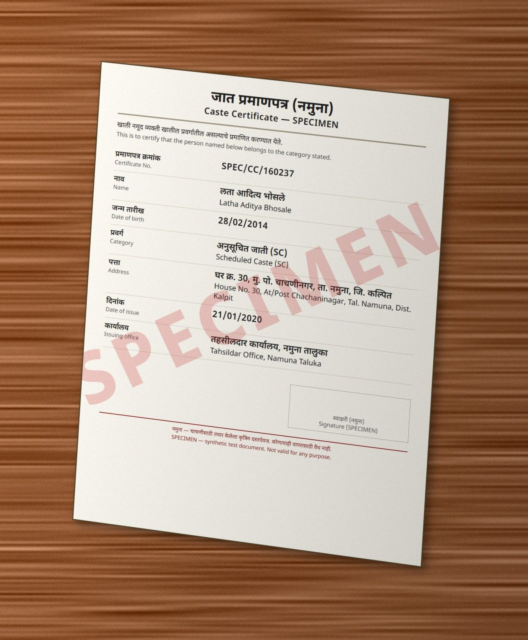
#> input picture data/sample/closeups/HH009/doc01.jpg, 1056 x 1280 px (shown at 1/2 size)
$ python -i mask.py   (imports and definitions only)
#> lines starting #> are read from the running program, lines starting #| are printed output that depends on the picture
#> further down, picture is the input picture: shape (1280, 1056, 3); mean B, G, R 124.7, 145.7, 175.6
"""Hiding identity numbers on document images before they are shown in the app (thumbnails).

- `valid_boxes`: keep only sensible normalized boxes (x0, y0, x1, y1 in 0-1) from the vision model's reply.
- `blur_boxes`: pixelate and blur each box, with padding (the model's boxes are approximate).
- `preview`: a coarse, unreadable version of a whole document, for documents whose type is not known yet.
"""

from typing import Any

import cv2
import numpy as np

Box = tuple[float, float, float, float]
MAX_BOX_AREA = 0.4  # a box covering more than this of the document is not a number
PAD_X, PAD_Y = 0.15, 0.6  # padding as a fraction of the box's own width / height
THUMB_LONG_SIDE = 480


def valid_boxes(raw: Any) -> list[Box]:
    """Boxes from the model's reply ([{x0, y0, x1, y1}, ...]), clamped to the image; malformed ones dropped."""
    out: list[Box] = []
    for b in raw if isinstance(raw, list) else []:
        try:
            x0, y0, x1, y1 = (float(b[k]) for k in ("x0", "y0", "x1", "y1"))
        except (KeyError, TypeError, ValueError):
            continue
        x0, x1 = sorted((min(max(x0, 0.0), 1.0), min(max(x1, 0.0), 1.0)))
        y0, y1 = sorted((min(max(y0, 0.0), 1.0), min(max(y1, 0.0), 1.0)))
        if x1 - x0 < 0.02 or y1 - y0 < 0.005 or (x1 - x0) * (y1 - y0) > MAX_BOX_AREA:
            continue
        out.append((x0, y0, x1, y1))
    return out


def _pixelate(region: np.ndarray, cell: int) -> np.ndarray:
#> called with cell = 53
    h, w = region.shape[:2]
#> h = 1280; w = 1056
    small = cv2.resize(region, (max(1, w // cell), max(1, h // cell)), interpolation=cv2.INTER_AREA)
    coarse = cv2.resize(small, (w, h), interpolation=cv2.INTER_NEAREST)
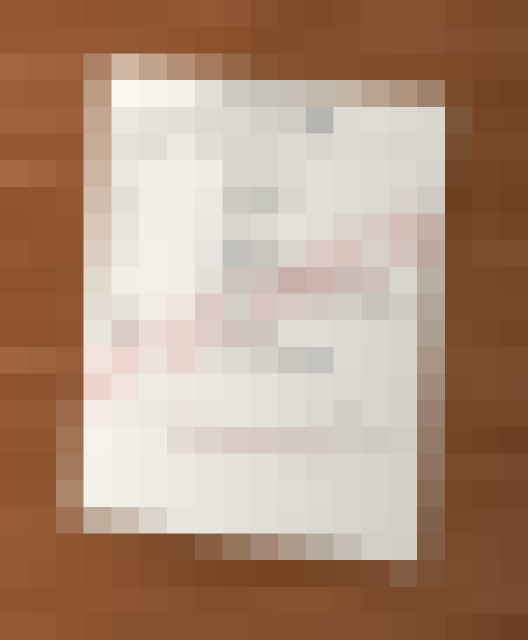
#> coarse: shape (1280, 1056, 3) (shown at 1/2 size); mean of channels 0, 1, 2 124.8, 145.7, 175.6; drawn as B, G, R
    k = max(3, (min(h, w) // 2) | 1)
#> k = 529
    return cv2.GaussianBlur(coarse, (k, k), 0)
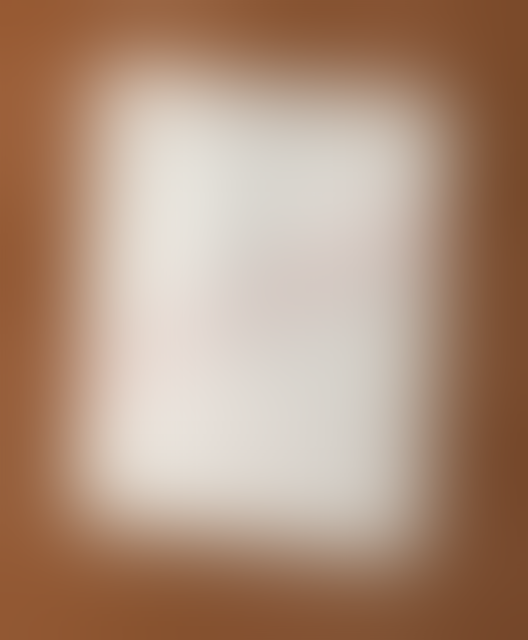
#> returned value: shape (1280, 1056, 3) (shown at 1/2 size); mean of channels 0, 1, 2 124.8, 145.8, 175.7; drawn as B, G, R


def blur_boxes(image: np.ndarray, boxes: list[Box]) -> np.ndarray:
    """A copy of `image` with each box (padded) made unreadable."""
    out = image.copy()
    h, w = out.shape[:2]
    for x0, y0, x1, y1 in boxes:
        bw, bh = (x1 - x0) * w, (y1 - y0) * h
        left, right = int(max(0, x0 * w - PAD_X * bw)), int(min(w, x1 * w + PAD_X * bw))
        top, bottom = int(max(0, y0 * h - PAD_Y * bh)), int(min(h, y1 * h + PAD_Y * bh))
        if right > left and bottom > top:
            region = out[top:bottom, left:right]
            out[top:bottom, left:right] = _pixelate(region, cell=max(4, (bottom - top) // 2))
    return out


def preview(image: np.ndarray) -> np.ndarray:
    """The whole document reduced to coarse blocks: its shape and colours, no readable text."""
    return _pixelate(image, cell=max(8, max(image.shape[:2]) // 24))


def thumbnail_jpeg(image: np.ndarray, long_side: int = THUMB_LONG_SIDE, quality: int = 80) -> bytes:
    scale = long_side / max(image.shape[:2])
    if scale < 1:
        image = cv2.resize(image, (round(image.shape[1] * scale), round(image.shape[0] * scale)),
                           interpolation=cv2.INTER_AREA)
    ok, jpeg = cv2.imencode(".jpg", image, [cv2.IMWRITE_JPEG_QUALITY, quality])
    if not ok:
        raise ValueError("could not encode the thumbnail")
    return jpeg.tobytes()

>>> import cv2
>>> picture = cv2.imread('../../data/sample/closeups/HH009/doc01.jpg')
>>> result = preview(picture)

$ run again, on data/sample/closeups/HH009/doc03.jpg
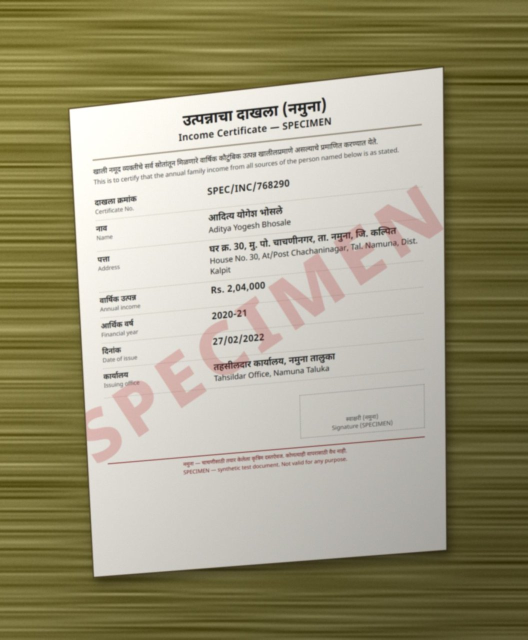
#> input picture data/sample/closeups/HH009/doc03.jpg, 1056 x 1280 px (shown at 1/2 size)
#> picture is the input picture: shape (1280, 1056, 3); mean B, G, R 125.3, 153.1, 159
#> in _pixelate, `coarse = cv2.resize(small, (w, h), interpolation=cv2.INTER_NEAREST)`:
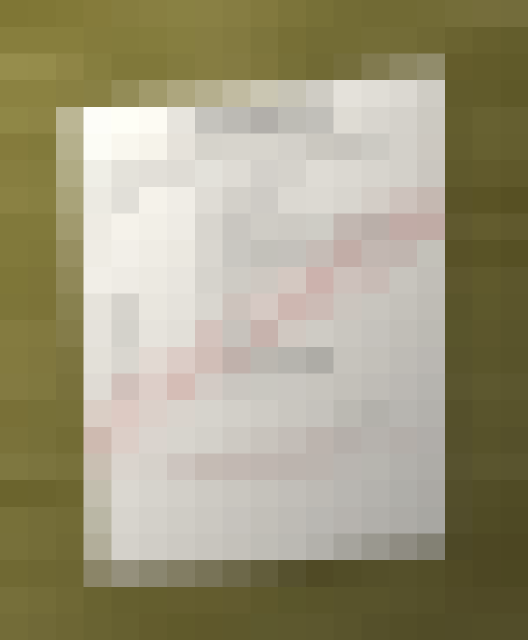
#> coarse: shape (1280, 1056, 3) (shown at 1/2 size); mean of channels 0, 1, 2 125.3, 153.2, 159; drawn as B, G, R
#> in _pixelate, `return cv2.GaussianBlur(coarse, (k, k), 0)`:
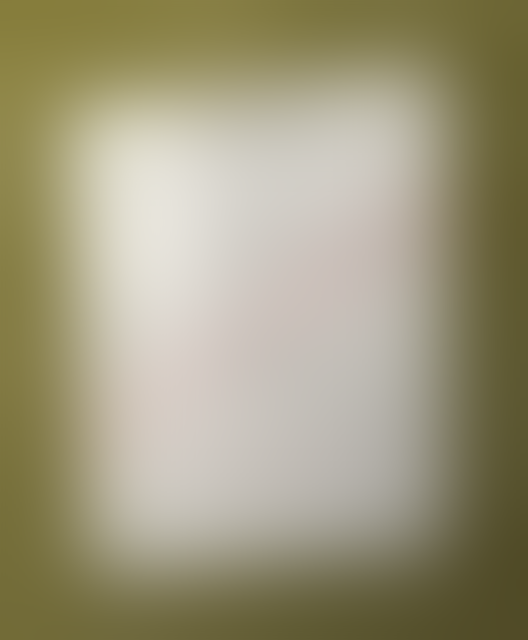
#> returned value: shape (1280, 1056, 3) (shown at 1/2 size); mean of channels 0, 1, 2 125.4, 153.2, 159; drawn as B, G, R
